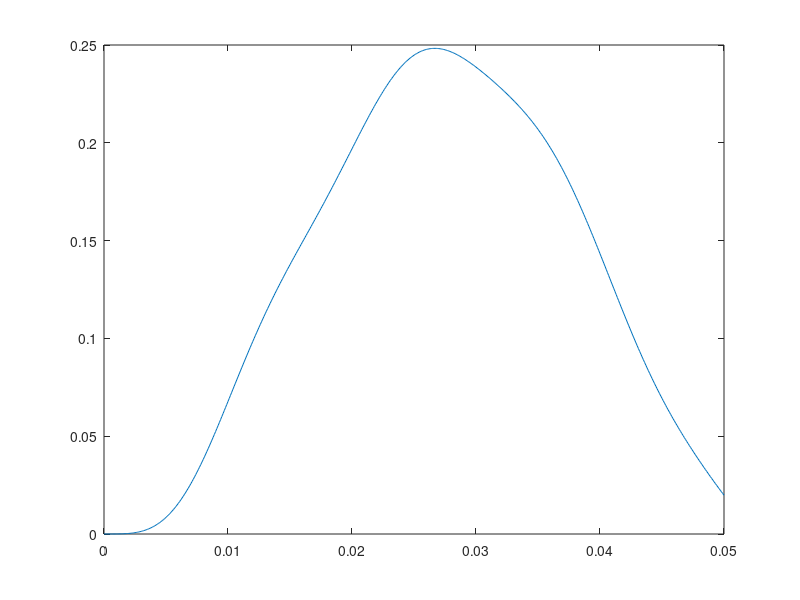

The MATLAB script that drew this image:
function trapezoid2()
    
    p.m1 = 475; p.m2 = 53; p.k1 = 5400; p.c1 = 310; p.c2 = 1200;
    p.k2 = 100 * 135000; 
    p.v = 65/3.6; p.H = 0.24; p.L = 1;
    
    A = [0, 0, 1, 0;
         0, 0, 0, 1;
         -p.k1/p.m1, p.k1/p.m1, -p.c1/p.m1, p.c1/p.m1;
         p.k1/p.m2, -(p.k1+p.k2)/p.m2, p.c1/p.m2, -(p.c1+p.c2)/p.m2];
    
    v0 = [0;0;0;0];
    T_end = 0.05; 

    opts_ref = odeset('RelTol', 1e-10, 'AbsTol', 1e-11);
    ode_fun = @(t, v) system_dynamics_explicit(t, v, A, p);
    [t_ref, y_ref] = ode45(ode_fun, [0 T_end], v0, opts_ref);
    
    dt0 = 1e-4; 
    alphas = [1, 0.5, 0.25, 0.125];
    errors = zeros(size(alphas));

    [t,v] = trapezoidal_solver(A, p, v0, dt0, T_end);

    plot(t,v(2,:))
    
    % fprintf('\n--- Uppgift 4b: Noggranhet trapetsmetoden ---\n');
    % for i = 1:length(alphas)
    %     dt = dt0 * alphas(i);
    %     [t_trap, y_trap] = trapezoidal_solver(A, p, v0, dt, T_end);
        
    %     % Beräkna fel (jämfört med referens vid sluttidpunkten)
    %     % Interpolera referenslösning till sluttidpunkten exakt
    %     v_ref_end = interp1(t_ref, y_ref, T_end, 'spline');
    %     v_trap_end = y_trap(:,end)';
        
    %     % Felnorm (max absolut fel i z2)
    %     errors(i) = abs(v_trap_end(2) - v_ref_end(2));
        
    %     fprintf('dt = %.2e s, Fel = %.4e\n', dt, errors(i));
    % end
    
    % slopes = diff(log(errors))./ diff(log(dt0 * alphas));
    % fprintf('Estimerad noggranhetssordning: %.2f\n', mean(slopes));
end

function [t, y] = trapezoidal_solver(A, p, v0, dt, T_end)
    t = 0:dt:T_end;
    N = length(t);
    n_states = length(v0);
    y = zeros(n_states, N);
    y(:,1) = v0;
    
    I = eye(n_states);
    M_lhs = I - 0.5 * dt * A;
    M_rhs = I + 0.5 * dt * A;
    
    for n = 1:N-1
        tn = t(n);
        tnp1 = t(n+1);
        
        g_n = evaluate_g(tn, p);
        g_np1 = evaluate_g(tnp1, p);
        
        rhs = M_rhs * y(:,n) + 0.5 * dt * (g_n + g_np1);
        
        y(:,n+1) = M_lhs \ rhs;
    end
    plot(t,y(2,:))
end

function g = evaluate_g(t, p)
    if t <= p.L/p.v
        arg = 2*pi*p.v*t/p.L;
        h = (p.H/2)*(1-cos(arg)); h_dot = (p.H*pi*p.v/p.L)*sin(arg);
    else
        h=0; h_dot=0;
    end
    g = [0;0;0; (p.k2*h + p.c2*h_dot)/p.m2];
end

function dv = system_dynamics_explicit(t, v, A, p)
    g = evaluate_g(t, p);
    dv = A*v + g;
end